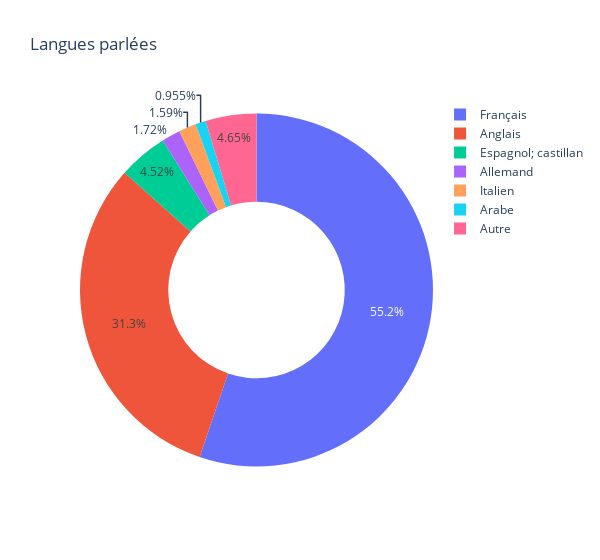

Source (notebook cell):
### Markdown cell above
*Langues (parlées, écrites)*

### Code cell
# Langues parlées
langueParle = demographics[demographics['langues.medium'] == 'Oral'].drop(columns=['langues.medium'])
langueParle = pd.DataFrame(plotVariable(langueParle, 'langues.nom'))
langueParle = groupOtherValues(langueParle)

px.pie(
    langueParle,
    values = langueParle['count'], 
    names = langueParle['labels'], 
    title='Langues parlées',
    hole=0.5,
    category_orders={'labels': 
        ['Français', 'Anglais', 'Espagnol; castillan', 
         'Allemand', 'Italien', 'Arabe', 'Autre']},
    width=600
)

### Figure 1 — Plotly figure (JSON) as saved in the notebook; plotly's stock layout.template omitted (floating-point values rounded to 4 significant figures)
{"data": [{"direction": "clockwise", "domain": {"x": [0, 1], "y": [0, 1]}, "hole": 0.5, "hovertemplate": "labels=%{label}<br>count=%{value}<extra></extra>", "labels": ["Français", "Anglais", "Espagnol; castillan", "Allemand", "Italien", "Arabe", "Autre"], "legendgroup": "", "name": "", "showlegend": true, "sort": false, "type": "pie", "values": [867, 492, 71, 27, 25, 15, 73]}], "layout": {"legend": {"tracegroupgap": 0}, "title": {"text": "Langues parlées"}, "width": 600}}
